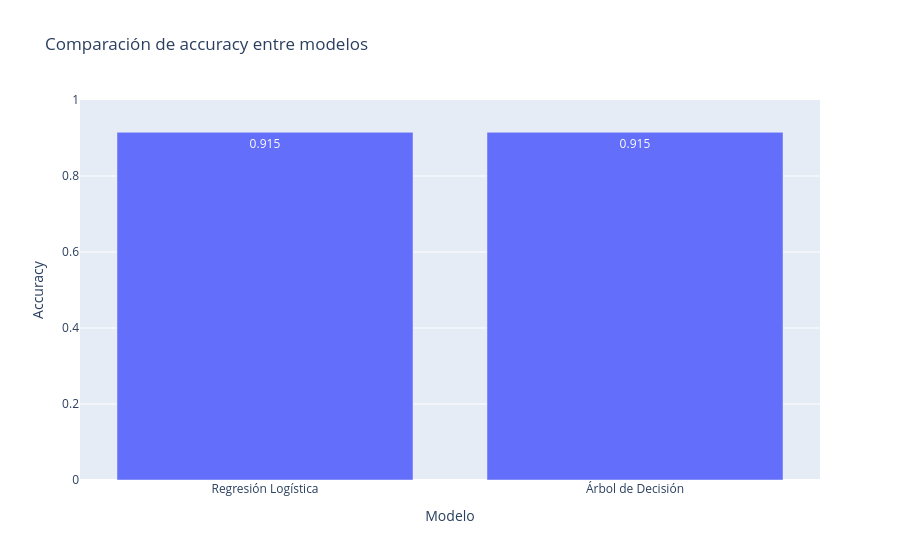

Notebook cell for this chart:
### Markdown cell above
## 30. Comparación final de modelos

### Code cell
comparacion = pd.DataFrame({
    "Modelo": ["Regresión Logística", "Árbol de Decisión"],
    "Accuracy": [round(acc_log, 3), round(acc_arbol, 3)]})
fig_comp = px.bar(comparacion, x="Modelo", y="Accuracy",
    title="Comparación de accuracy entre modelos", text="Accuracy", range_y=[0, 1])
fig_comp.show()
comparacion

### Figure 1 — Plotly figure (JSON) as saved in the notebook; plotly's stock layout.template omitted (floating-point values rounded to 4 significant figures)
{"data": [{"hovertemplate": "Modelo=%{x}<br>Accuracy=%{text}<extra></extra>", "legendgroup": "", "marker": {"color": "#636efa", "pattern": {"shape": ""}}, "name": "", "orientation": "v", "showlegend": false, "text": [0.915, 0.915], "textposition": "auto", "type": "bar", "x": ["Regresión Logística", "Árbol de Decisión"], "xaxis": "x", "y": [0.915, 0.915], "yaxis": "y"}], "layout": {"barmode": "relative", "legend": {"tracegroupgap": 0}, "title": {"text": "Comparación de accuracy entre modelos"}, "xaxis": {"anchor": "y", "domain": [0, 1], "title": {"text": "Modelo"}}, "yaxis": {"anchor": "x", "domain": [0, 1], "range": [0, 1], "title": {"text": "Accuracy"}}}}
